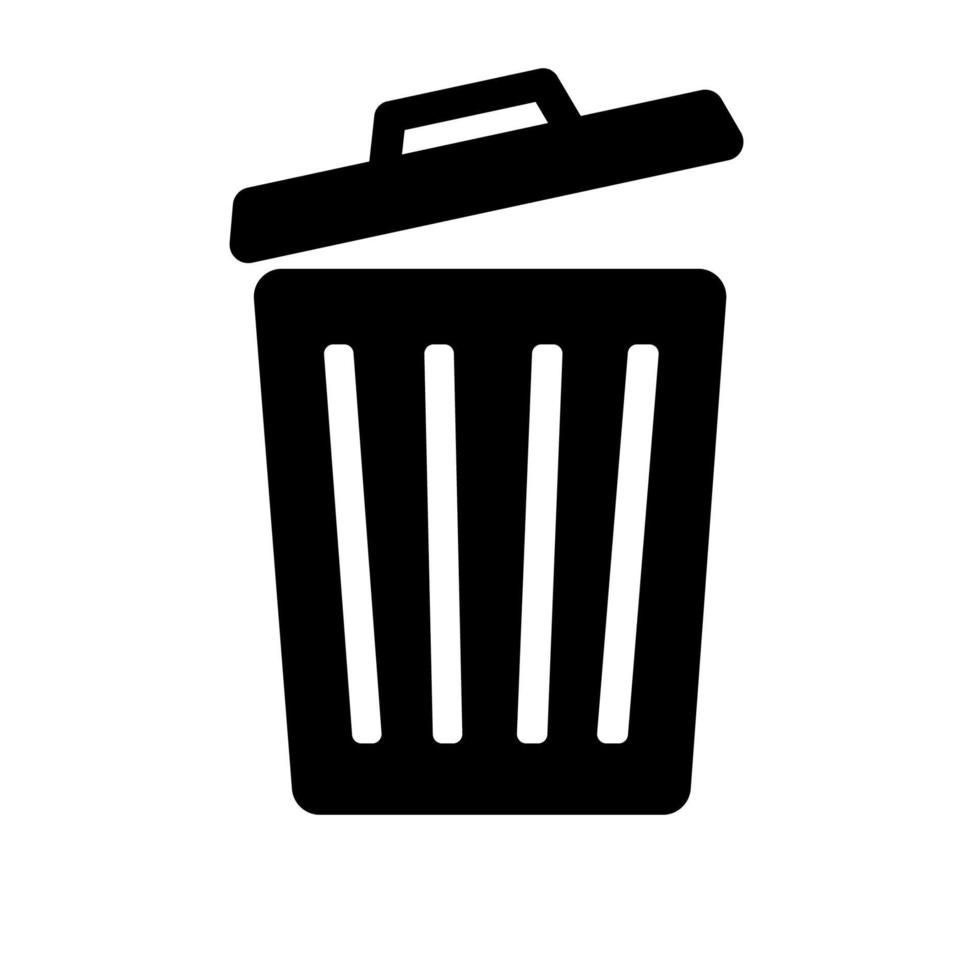
#> input picture 網頁介面垃圾垃類別簡易插圖/一般垃圾.jpg, 980 x 980 px, given as the content of the folder 照明光源, which was not available
$ python '圖片隨機增強程式.py'
#> lines starting #> are read from the running program, lines starting #| are printed output that depends on the picture; pictures that were not available may be replaced by others from this repository, and a replacement may not be noted
import os
import random
from PIL import Image, ImageOps, ImageDraw

# === 參數設定 ===
input_dir = "照明光源"      # 原始圖片資料夾
output_dir = "照明光源(增強)" # 輸出資料夾
augment_per_image = 5           # 每張圖要產生幾張增強版

os.makedirs(output_dir, exist_ok=True)

def random_flip(img):
    """隨機水平 / 垂直翻轉"""
    if random.random() < 0.5:
        img = ImageOps.mirror(img)
    if random.random() < 0.5:
        img = ImageOps.flip(img)
    return img

def random_rotate(img):
    """隨機旋轉 -30 到 30 度"""
    angle = random.uniform(-30, 30)
    return img.rotate(angle, expand=True)

def random_crop(img):
    """隨機裁切掉 10%-30% 的邊界"""
    w, h = img.size
    crop_ratio = random.uniform(0.1, 0.3)
    left = random.uniform(0, w * crop_ratio)
    top = random.uniform(0, h * crop_ratio)
    right = random.uniform(w * (1 - crop_ratio), w)
    bottom = random.uniform(h * (1 - crop_ratio), h)
    return img.crop((left, top, right, bottom)).resize((w, h))

def random_erasing(img):
    """隨機遮擋 (random erasing)"""
    w, h = img.size
    erase_w = int(w * random.uniform(0.05, 0.2))
    erase_h = int(h * random.uniform(0.05, 0.2))

    x = random.randint(0, w - erase_w)
    y = random.randint(0, h - erase_h)

    draw = ImageDraw.Draw(img)
    color = (random.randint(0,255), random.randint(0,255), random.randint(0,255))
    draw.rectangle((x, y, x + erase_w, y + erase_h), fill=color)

    return img

def augment_image(img):
    """流程：隨機翻轉 → 隨機旋轉 → 隨機裁切 → 隨機遮擋"""
    img = random_flip(img)
    img = random_rotate(img)
    img = random_crop(img)
    img = random_erasing(img)
    return img

# === 主程式 ===
for filename in os.listdir(input_dir):
    if filename.lower().endswith((".jpg", ".png", ".jpeg", ".bmp")):
        img_path = os.path.join(input_dir, filename)
        img = Image.open(img_path).convert("RGB")
#> img is the input picture: PIL image 980x980 RGB; min 0, max 255, mean 192.6

        for i in range(augment_per_image):
            aug_img = augment_image(img.copy())
            save_name = f"{os.path.splitext(filename)[0]}_aug_{i}.jpg"
            aug_img.save(os.path.join(output_dir, save_name))
#> this loop made 5 passes
#> pass 1, in augment_image, `img = random_rotate(img)`:
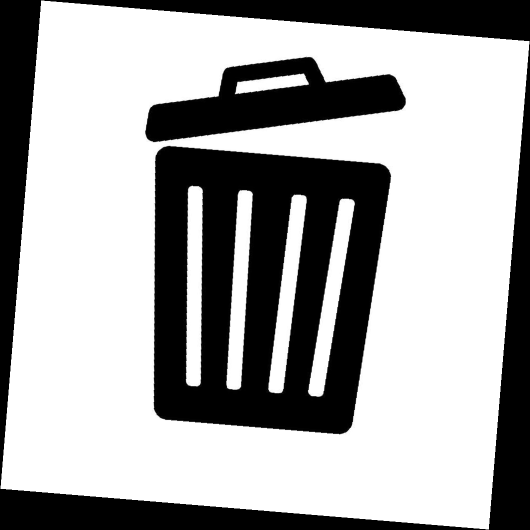
#> img: PIL image 1060x1060 RGB (shown at 1/2 size); min 0, max 255, mean 164.6
#> pass 1, in augment_image, `img = random_crop(img)`:
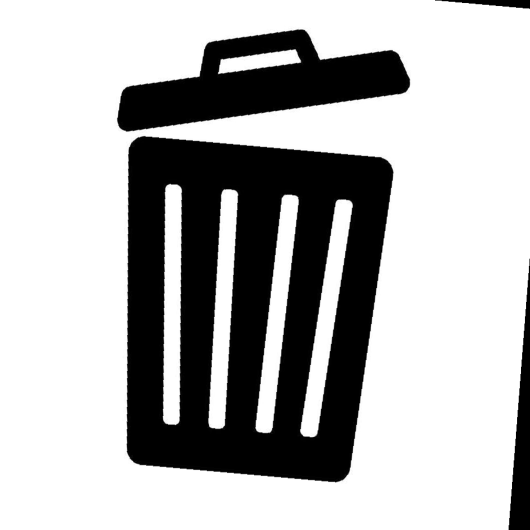
#> img: PIL image 1060x1060 RGB (shown at 1/2 size); min 0, max 255, mean 180
#> pass 2, in augment_image (call 2), `img = random_rotate(img)`:
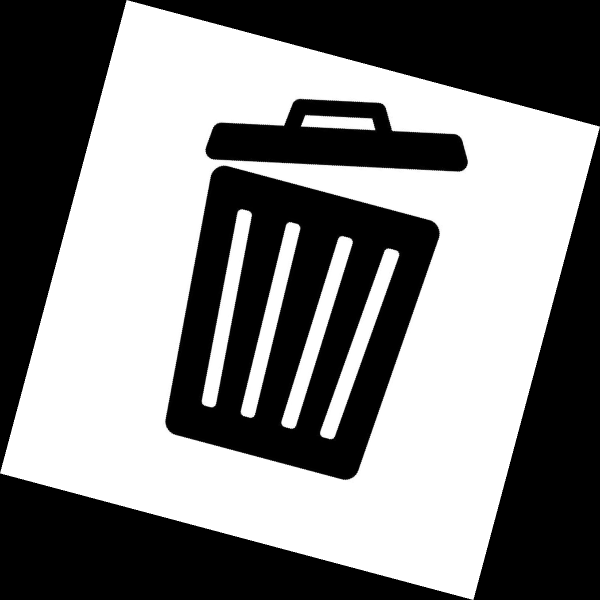
#> img: PIL image 1200x1200 RGB (shown at 1/2 size); min 0, max 255, mean 128.5
#> after the loop:
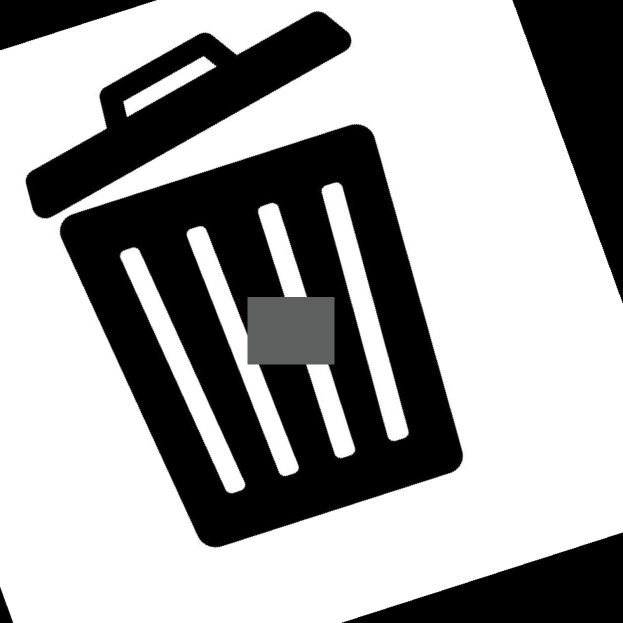
#> aug_img: PIL image 1246x1246 RGB (shown at 1/2 size); mean R, G, B 161.9, 161.9, 161.9

print("資料增強完成！")

$ run again, on 網頁介面垃圾垃類別簡易插圖/塑膠類.jpg
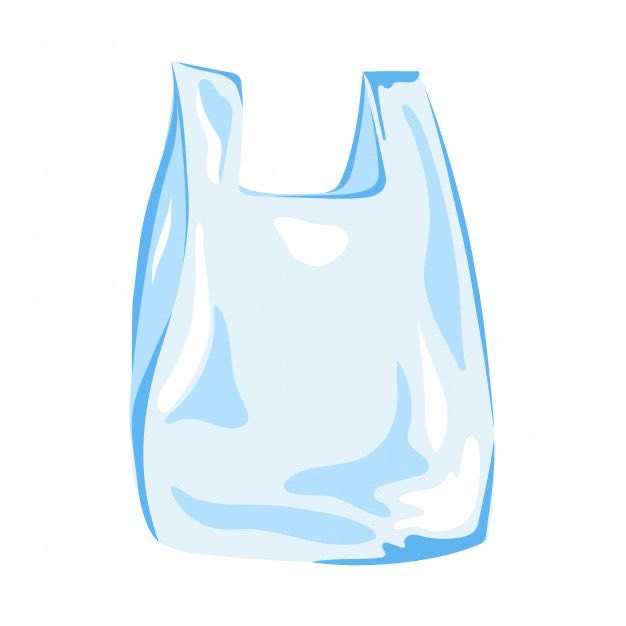
#> input picture 網頁介面垃圾垃類別簡易插圖/塑膠類.jpg, 626 x 626 px, given as the content of the folder 照明光源, which was not available
#> img is the input picture: PIL image 626x626 RGB; mean R, G, B 237.9, 247.3, 252.7
#> the loop `for i in range(augment_per_image):` made 5 passes
#> pass 1, in augment_image, `img = random_crop(img)`:
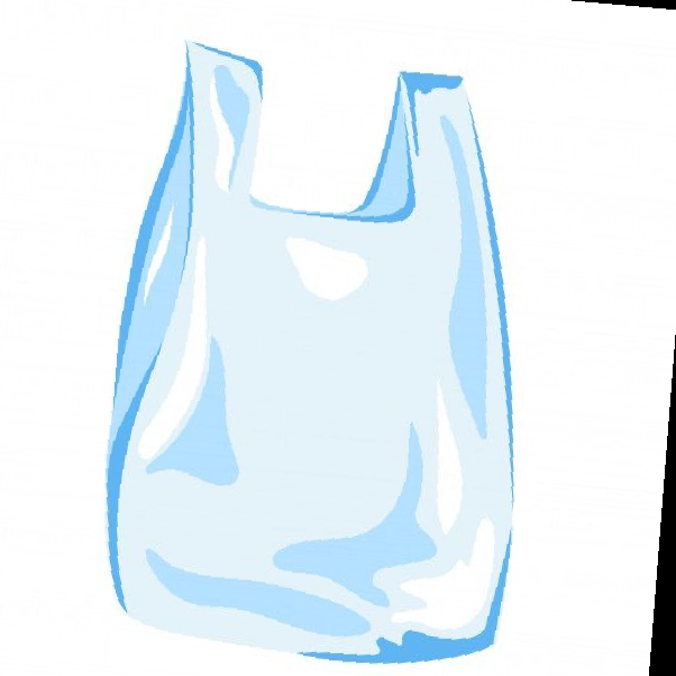
#> img: PIL image 676x676 RGB; mean R, G, B 232.3, 243.2, 249.4
#> after the loop `for i in range(augment_per_image):`:
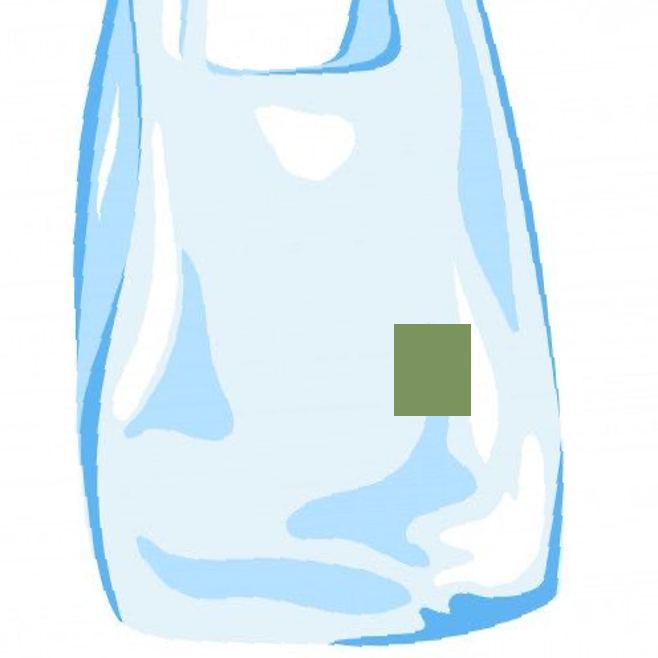
#> aug_img: PIL image 658x658 RGB; mean R, G, B 225.1, 240.9, 248.8

$ run again, on 網頁介面垃圾垃類別簡易插圖/廚餘類.jpg
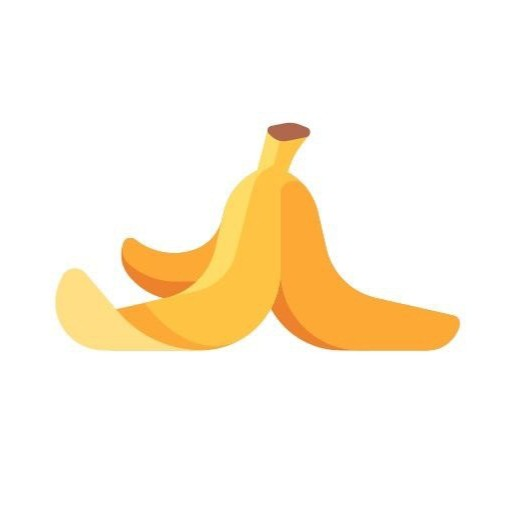
#> input picture 網頁介面垃圾垃類別簡易插圖/廚餘類.jpg, 513 x 513 px, given as the content of the folder 照明光源, which was not available
#> img is the input picture: PIL image 513x513 RGB; mean R, G, B 254, 244.7, 228.4
#> the loop `for i in range(augment_per_image):` made 5 passes
#> pass 1, in augment_image, `img = random_crop(img)`:
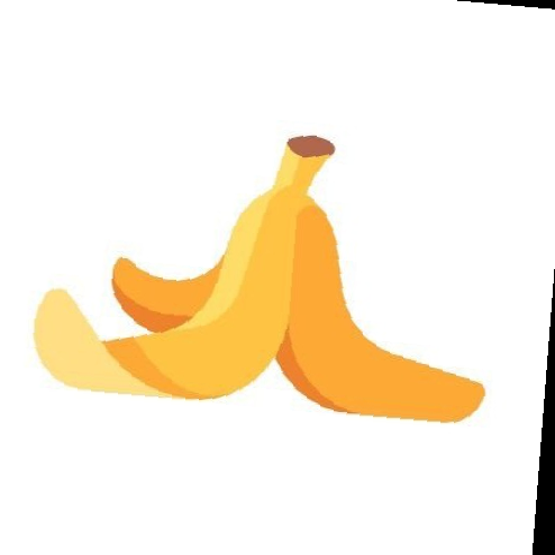
#> img: PIL image 555x555 RGB; mean R, G, B 250.7, 240, 221.2
#> after the loop `for i in range(augment_per_image):`:
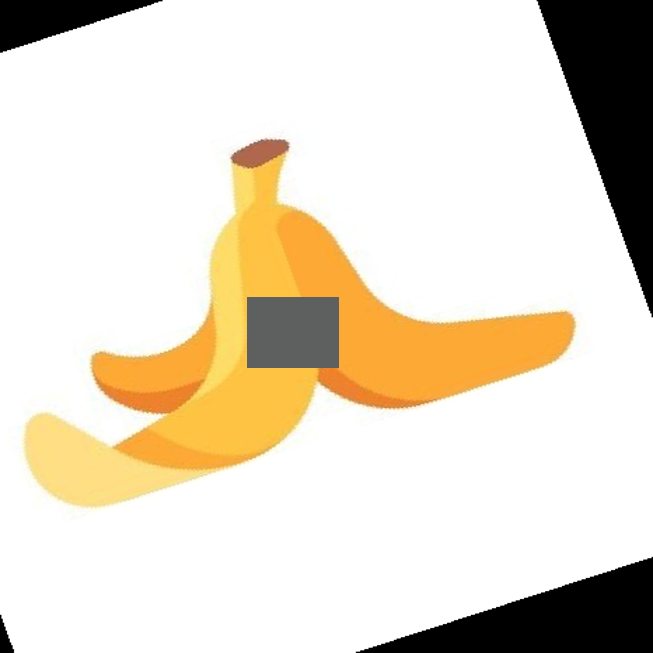
#> aug_img: PIL image 653x653 RGB; mean R, G, B 229, 219.4, 202.7
